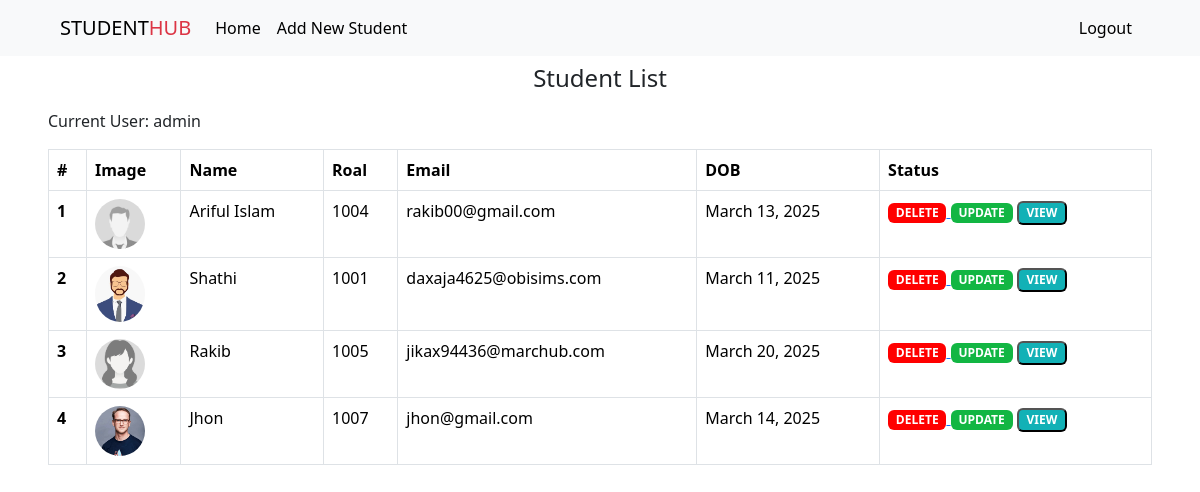
The app's page / (signed in) with its own data.
### student_management/models.py (models this page shows, shortened)
class Student(models.Model):
    GENDER_CHOICES = [
        ('M', 'Male'),
        ('F', 'Female'),
        ('O', 'Other'),
    ]
    student_image = models.ImageField(upload_to='student_pic', null=True, blank=True)
    name = models.CharField(max_length=100)
    roll_number = models.CharField(max_length=20, unique=True)
    email = models.EmailField(unique=True)
    date_of_birth = models.DateField()
    gender = models.CharField(max_length=1, choices=GENDER_CHOICES)
    address = models.TextField(blank=True, null=True)
    phone_number = models.CharField(max_length=15, blank=True, null=True)
    admission_date = models.DateField(auto_now_add=True)
    updated_at = models.DateTimeField(auto_now=True)

### student_management/views.py (the view)
# urls.py: path('', views.StudentList, name='student_list'),
def StudentList(request):
    students = Student.objects.all()
    return render(request, 'student_management/home.html', context={'students':students})

### templates/student_management/home.html (shortened to what this page needs)
{% extends 'base.html' %}
{% load static %}
{% block body %}
<div>
    <p class="h4 p-2 text-center ">Student List</p>
    {% if user.is_authenticated %}
    <p>Current User: {{user.username}}</p>
    {% else %}
    <p>No User Login!</p>
    {% endif %}
    <table class="table px-4">
        <thead class="border">
            <tr>
                <th scope="col" class="border">#</th>
                <th scope="col" class="border">Image</th>
                <th scope="col" class="border">Name</th>
                <th scope="col" class="border">Roal</th>
                <th scope="col" class="border">Email</th>
                <th scope="col" class="border">DOB</th>
                <th scope="col" class="border">Status</th>
            </tr>
        </thead>
        <tbody class="border">
            {% for i in students %}
            <tr>
                <th scope="row" class="border">{{forloop.counter}}</th>
                <td class="border">
                    {% if i.student_image %}
                    <img src="{{ i.student_image.url }}" alt="{{ i.name }}" width="50" style="border-radius: 100%;">
                    {% else %}
                    <p>No image available</p>
                    {% endif %}
                </td class="border">
                <td class="border">{{i.name}}</td>
                <td class="border">{{i.roll_number}}</td>
                <td class="border">{{i.email}}</td>
                <td class="border">{{i.date_of_birth}}</td>
                <td class="border">
                    <a href="{% url 'delete-student' id=i.id %}"> <span class="badge"
                            style="background-color: red;">DELETE</span> </a>
                    <a href="{% url 'update_stu' id=i.id %}"><span class="badge"
                            style="background-color: rgb(18, 182, 67);">UPDATE</span></a>
                    <button class="badge" style="background-color: rgb(18, 177, 182);" data-toggle="modal"
                        data-target="#exampleModal{{i.id}}">VIEW</button>
                </td>
            </tr>
            {% endfor %}
        </tbody>
    </table>
</div>
{% endblock %}

### records on screen
Student: student_image (placeholder picture), name "Ariful Islam", roll_number "1004", email "rakib00@gmail.com", date_of_birth "March 13, 2025"
Student: student_image (picture), name "Shathi", roll_number "1001", email "daxaja4625@obisims.com", date_of_birth "March 11, 2025"
Student: student_image (picture), name "Rakib", roll_number "1005", email "jikax94436@marchub.com", date_of_birth "March 20, 2025"
Student: student_image (picture), name "Jhon", roll_number "1007", email "jhon@gmail.com", date_of_birth "March 14, 2025"

### other values on screen
{{ user.username }} "admin"
